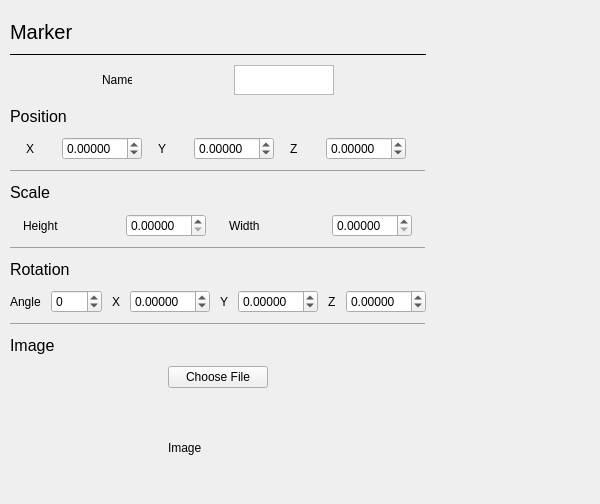
<?xml version="1.0" encoding="UTF-8"?>
<ui version="4.0">
 <class>MarkerMenu</class>
 <widget class="QWidget" name="MarkerMenu">
  <property name="geometry">
   <rect>
    <x>0</x>
    <y>0</y>
    <width>600</width>
    <height>504</height>
   </rect>
  </property>
  <property name="sizePolicy">
   <sizepolicy hsizetype="Preferred" vsizetype="Preferred">
    <horstretch>0</horstretch>
    <verstretch>0</verstretch>
   </sizepolicy>
  </property>
  <property name="minimumSize">
   <size>
    <width>600</width>
    <height>200</height>
   </size>
  </property>
  <property name="maximumSize">
   <size>
    <width>600</width>
    <height>16777215</height>
   </size>
  </property>
  <property name="windowTitle">
   <string>Form</string>
  </property>
  <widget class="QWidget" name="verticalLayoutWidget">
   <property name="geometry">
    <rect>
     <x>10</x>
     <y>20</y>
     <width>511</width>
     <height>478</height>
    </rect>
   </property>
   <layout class="QVBoxLayout" name="verticalLayout_2">
    <property name="spacing">
     <number>10</number>
    </property>
    <property name="sizeConstraint">
     <enum>QLayout::SetMaximumSize</enum>
    </property>
    <item>
     <widget class="QLabel" name="label">
      <property name="font">
       <font>
        <pointsize>15</pointsize>
       </font>
      </property>
      <property name="text">
       <string>Marker</string>
      </property>
     </widget>
    </item>
    <item>
     <widget class="QLabel" name="label_12">
      <property name="maximumSize">
       <size>
        <width>16777215</width>
        <height>1</height>
       </size>
      </property>
      <property name="frameShape">
       <enum>QFrame::HLine</enum>
      </property>
      <property name="text">
       <string/>
      </property>
     </widget>
    </item>
    <item>
     <layout class="QHBoxLayout" name="horizontalLayout_6">
      <item>
       <widget class="QLabel" name="label_16">
        <property name="maximumSize">
         <size>
          <width>30</width>
          <height>20</height>
         </size>
        </property>
        <property name="text">
         <string>Name</string>
        </property>
       </widget>
      </item>
      <item>
       <widget class="QTextEdit" name="ui_name">
        <property name="maximumSize">
         <size>
          <width>100</width>
          <height>30</height>
         </size>
        </property>
       </widget>
      </item>
     </layout>
    </item>
    <item>
     <widget class="QLabel" name="label_2">
      <property name="font">
       <font>
        <pointsize>12</pointsize>
       </font>
      </property>
      <property name="frameShadow">
       <enum>QFrame::Plain</enum>
      </property>
      <property name="text">
       <string>Position</string>
      </property>
     </widget>
    </item>
    <item>
     <layout class="QHBoxLayout" name="horizontalLayout">
      <property name="spacing">
       <number>0</number>
      </property>
      <property name="sizeConstraint">
       <enum>QLayout::SetDefaultConstraint</enum>
      </property>
      <item>
       <widget class="QLabel" name="label_3">
        <property name="sizePolicy">
         <sizepolicy hsizetype="Minimum" vsizetype="Minimum">
          <horstretch>0</horstretch>
          <verstretch>0</verstretch>
         </sizepolicy>
        </property>
        <property name="maximumSize">
         <size>
          <width>20</width>
          <height>16777215</height>
         </size>
        </property>
        <property name="text">
         <string>X</string>
        </property>
       </widget>
      </item>
      <item>
       <widget class="QDoubleSpinBox" name="posx">
        <property name="maximumSize">
         <size>
          <width>80</width>
          <height>16777215</height>
         </size>
        </property>
        <property name="decimals">
         <number>5</number>
        </property>
        <property name="minimum">
         <double>-10000.000000000000000</double>
        </property>
        <property name="maximum">
         <double>10000.000000000000000</double>
        </property>
        <property name="singleStep">
         <double>0.100000000000000</double>
        </property>
       </widget>
      </item>
      <item>
       <widget class="QLabel" name="label_4">
        <property name="sizePolicy">
         <sizepolicy hsizetype="Minimum" vsizetype="Minimum">
          <horstretch>0</horstretch>
          <verstretch>0</verstretch>
         </sizepolicy>
        </property>
        <property name="minimumSize">
         <size>
          <width>20</width>
          <height>0</height>
         </size>
        </property>
        <property name="maximumSize">
         <size>
          <width>20</width>
          <height>16777215</height>
         </size>
        </property>
        <property name="text">
         <string>Y</string>
        </property>
       </widget>
      </item>
      <item>
       <widget class="QDoubleSpinBox" name="posy">
        <property name="maximumSize">
         <size>
          <width>80</width>
          <height>16777215</height>
         </size>
        </property>
        <property name="decimals">
         <number>5</number>
        </property>
        <property name="minimum">
         <double>-10000.000000000000000</double>
        </property>
        <property name="maximum">
         <double>10000.000000000000000</double>
        </property>
        <property name="singleStep">
         <double>0.100000000000000</double>
        </property>
       </widget>
      </item>
      <item>
       <widget class="QLabel" name="label_5">
        <property name="minimumSize">
         <size>
          <width>20</width>
          <height>0</height>
         </size>
        </property>
        <property name="maximumSize">
         <size>
          <width>20</width>
          <height>16777215</height>
         </size>
        </property>
        <property name="text">
         <string>Z</string>
        </property>
       </widget>
      </item>
      <item>
       <widget class="QDoubleSpinBox" name="posz">
        <property name="maximumSize">
         <size>
          <width>80</width>
          <height>16777215</height>
         </size>
        </property>
        <property name="decimals">
         <number>5</number>
        </property>
        <property name="minimum">
         <double>-10000.000000000000000</double>
        </property>
        <property name="maximum">
         <double>10000.000000000000000</double>
        </property>
        <property name="singleStep">
         <double>0.100000000000000</double>
        </property>
       </widget>
      </item>
     </layout>
    </item>
    <item>
     <widget class="QLabel" name="label_13">
      <property name="maximumSize">
       <size>
        <width>16777215</width>
        <height>1</height>
       </size>
      </property>
      <property name="frameShape">
       <enum>QFrame::HLine</enum>
      </property>
      <property name="frameShadow">
       <enum>QFrame::Raised</enum>
      </property>
      <property name="text">
       <string/>
      </property>
     </widget>
    </item>
    <item>
     <widget class="QLabel" name="label_15">
      <property name="font">
       <font>
        <pointsize>12</pointsize>
       </font>
      </property>
      <property name="text">
       <string>Scale</string>
      </property>
     </widget>
    </item>
    <item>
     <layout class="QHBoxLayout" name="horizontalLayout_9">
      <item>
       <widget class="QLabel" name="label_26">
        <property name="maximumSize">
         <size>
          <width>80</width>
          <height>16777215</height>
         </size>
        </property>
        <property name="text">
         <string>Height</string>
        </property>
       </widget>
      </item>
      <item>
       <widget class="QDoubleSpinBox" name="height">
        <property name="maximumSize">
         <size>
          <width>80</width>
          <height>16777215</height>
         </size>
        </property>
        <property name="decimals">
         <number>5</number>
        </property>
        <property name="maximum">
         <double>1000.000000000000000</double>
        </property>
        <property name="singleStep">
         <double>0.100000000000000</double>
        </property>
       </widget>
      </item>
      <item>
       <widget class="QLabel" name="label_27">
        <property name="maximumSize">
         <size>
          <width>80</width>
          <height>16777215</height>
         </size>
        </property>
        <property name="text">
         <string>Width</string>
        </property>
       </widget>
      </item>
      <item>
       <widget class="QDoubleSpinBox" name="width">
        <property name="maximumSize">
         <size>
          <width>80</width>
          <height>16777215</height>
         </size>
        </property>
        <property name="decimals">
         <number>5</number>
        </property>
       </widget>
      </item>
     </layout>
    </item>
    <item>
     <widget class="QLabel" name="label_25">
      <property name="maximumSize">
       <size>
        <width>16777215</width>
        <height>1</height>
       </size>
      </property>
      <property name="frameShape">
       <enum>QFrame::HLine</enum>
      </property>
      <property name="frameShadow">
       <enum>QFrame::Raised</enum>
      </property>
      <property name="text">
       <string/>
      </property>
     </widget>
    </item>
    <item>
     <widget class="QLabel" name="label_6">
      <property name="font">
       <font>
        <pointsize>12</pointsize>
       </font>
      </property>
      <property name="text">
       <string>Rotation</string>
      </property>
     </widget>
    </item>
    <item>
     <layout class="QHBoxLayout" name="horizontalLayout_2">
      <item>
       <widget class="QLabel" name="label_7">
        <property name="text">
         <string>Angle</string>
        </property>
       </widget>
      </item>
      <item>
       <widget class="QSpinBox" name="ang">
        <property name="minimum">
         <number>-360</number>
        </property>
        <property name="maximum">
         <number>360</number>
        </property>
       </widget>
      </item>
      <item>
       <widget class="QLabel" name="label_8">
        <property name="text">
         <string>X</string>
        </property>
       </widget>
      </item>
      <item>
       <widget class="QDoubleSpinBox" name="rotx">
        <property name="maximumSize">
         <size>
          <width>80</width>
          <height>16777215</height>
         </size>
        </property>
        <property name="decimals">
         <number>5</number>
        </property>
        <property name="minimum">
         <double>-10000.000000000000000</double>
        </property>
        <property name="maximum">
         <double>10000.000000000000000</double>
        </property>
        <property name="singleStep">
         <double>0.100000000000000</double>
        </property>
       </widget>
      </item>
      <item>
       <widget class="QLabel" name="label_9">
        <property name="text">
         <string>Y</string>
        </property>
       </widget>
      </item>
      <item>
       <widget class="QDoubleSpinBox" name="roty">
        <property name="maximumSize">
         <size>
          <width>80</width>
          <height>80</height>
         </size>
        </property>
        <property name="decimals">
         <number>5</number>
        </property>
        <property name="minimum">
         <double>-10000.000000000000000</double>
        </property>
        <property name="maximum">
         <double>10000.000000000000000</double>
        </property>
        <property name="singleStep">
         <double>0.100000000000000</double>
        </property>
       </widget>
      </item>
      <item>
       <widget class="QLabel" name="label_10">
        <property name="text">
         <string>Z</string>
        </property>
       </widget>
      </item>
      <item>
       <widget class="QDoubleSpinBox" name="rotz">
        <property name="maximumSize">
         <size>
          <width>80</width>
          <height>16777215</height>
         </size>
        </property>
        <property name="decimals">
         <number>5</number>
        </property>
        <property name="minimum">
         <double>-10000.000000000000000</double>
        </property>
        <property name="maximum">
         <double>10000.000000000000000</double>
        </property>
        <property name="singleStep">
         <double>0.100000000000000</double>
        </property>
       </widget>
      </item>
     </layout>
    </item>
    <item>
     <widget class="QLabel" name="label_14">
      <property name="maximumSize">
       <size>
        <width>16777215</width>
        <height>1</height>
       </size>
      </property>
      <property name="frameShape">
       <enum>QFrame::HLine</enum>
      </property>
      <property name="frameShadow">
       <enum>QFrame::Raised</enum>
      </property>
      <property name="text">
       <string/>
      </property>
     </widget>
    </item>
    <item>
     <widget class="QLabel" name="label_11">
      <property name="font">
       <font>
        <pointsize>12</pointsize>
       </font>
      </property>
      <property name="text">
       <string>Image</string>
      </property>
     </widget>
    </item>
    <item>
     <layout class="QHBoxLayout" name="horizontalLayout_4">
      <item>
       <widget class="QPushButton" name="filePicker">
        <property name="maximumSize">
         <size>
          <width>100</width>
          <height>16777215</height>
         </size>
        </property>
        <property name="text">
         <string>Choose File</string>
        </property>
       </widget>
      </item>
     </layout>
    </item>
    <item>
     <layout class="QHBoxLayout" name="horizontalLayout_3">
      <item>
       <widget class="QLabel" name="texImage">
        <property name="minimumSize">
         <size>
          <width>100</width>
          <height>100</height>
         </size>
        </property>
        <property name="maximumSize">
         <size>
          <width>100</width>
          <height>100</height>
         </size>
        </property>
        <property name="text">
         <string>Image</string>
        </property>
       </widget>
      </item>
      <item>
       <layout class="QHBoxLayout" name="horizontalLayout_5"/>
      </item>
     </layout>
    </item>
   </layout>
  </widget>
 </widget>
 <resources/>
 <connections/>
</ui>
